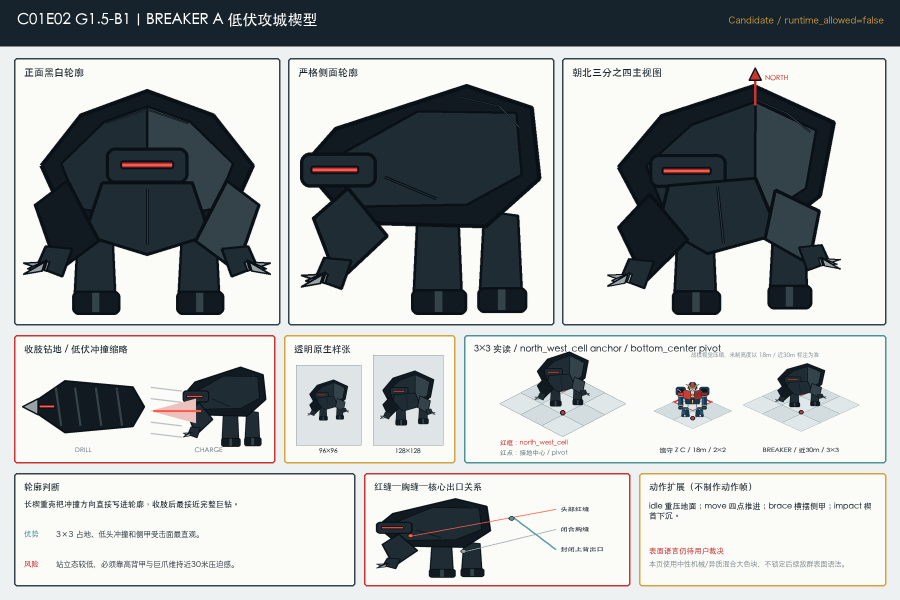
#> input picture docs/superpowers/specs/production/c01-current-demo-v1/art-g1-5/b1-breaker-ground/BREAKER_B1_candidate_A_identity_sheet_1800x1200.png, 1800 x 1200 px, given in place of exec-7ece8686-72b5-4e98-b146-5c7ee675e780.png, which was not available (shown at 1/2 size)
$ python build_p0_sprite_first_evidence.py
#> lines starting #> are read from the running program, lines starting #| are printed output that depends on the picture; after the words box and inside, x2 and y2 are one past the last pixel; in counts of white or black regions, pixels touching at a corner belong together; pictures that were not available may be replaced by others from this repository, and a replacement may not be noted
#!/usr/bin/env python3
"""Build Task 65 P0 evidence from ImageGen-authored visible sources.

Allowed operations only: connected-background removal, white despill at the
alpha edge, crop, pad, one resize per derivative, approved A4 layer
compositing, review-board layout, and mechanical assertions.  This script
does not draw, recolor, complete, or alter any subject geometry.
"""

from __future__ import annotations

from collections import deque
from pathlib import Path

from PIL import Image, ImageChops, ImageDraw, ImageFilter, ImageFont, ImageOps


ROOT = Path("/Users/rayz/Documents/超gag机器人大战")
OUT = ROOT / "docs/superpowers/specs/production/c01-current-demo-v1/art-a9-1a3-sprite-first-master-pilot"
A4 = ROOT / "docs/superpowers/specs/production/c01-current-demo-v1/art-a4-map-b-six-layer"

RAW_GZ = Path("/Users/rayz/.codex/generated_images/01a018f7-b863-7973-9d4e-f11e9982024a/exec-7ece8686-72b5-4e98-b146-5c7ee675e780.png")
RAW_BREAKER = Path("/Users/rayz/.codex/generated_images/01a018f7-b863-7973-9d4e-f11e9982024a/exec-d22713bc-a4f8-4914-aac3-2d8bf9a491c9.png")

CML008 = ROOT / ".superpowers/brainstorm/37837-1782033239/content/guardian-z-user-selected-base.png"
V10X = ROOT / "docs/superpowers/specs/production/art-direction-v0.3/art-delivery/review/guardian_z_collector_e02_lockframe_candidate_v10x.png"
BREAKER_B = ROOT / "docs/superpowers/specs/production/c01-current-demo-v1/art-g1-5/b1-breaker-ground/BREAKER_B1_candidate_B_identity_sheet_1800x1200.png"
BREAKER_X = ROOT / "docs/superpowers/specs/production/c01-current-demo-v1/art-g1-5/b1-breaker-ground/BREAKER_B1_surface_relation_board_1800x1100.png"

GZ_OUT = OUT / "P0_GUARDIAN_Z_Q_SOUTH_IDLE_SOURCE_1024.png"
BREAKER_OUT = OUT / "P0_BREAKER_BX_Q_NORTH_CHARGE_READY_SOURCE_1024.png"
SWEEP_OUT = OUT / "P0_NATIVE_SCALE_SWEEP_A4_1280x720.png"
BOARD_OUT = OUT / "P0_IDENTITY_SOURCE_AND_ANCHOR_BOARD_2400x1350.png"

INK = "#07151b"
PANEL = "#10252d"
PANEL_2 = "#0c1d24"
TEXT = "#edf2ef"
MUTED = "#a9b9ba"
GOLD = "#e5b84f"
CORAL = "#f05f55"
CYAN = "#58c5ca"


def rgba(value: str, alpha: int = 255) -> tuple[int, int, int, int]:
    value = value.lstrip("#")
    return int(value[0:2], 16), int(value[2:4], 16), int(value[4:6], 16), alpha


# [12 lines left out: function font, not called in this run]


def remove_connected_white_background(path: Path) -> Image.Image:
    """Remove only light neutral pixels connected to the canvas boundary."""
    image = Image.open(path).convert("RGB")
#> image is the input picture: PIL image 1800x1200 RGB; mean R, G, B 171.6, 175.2, 176
    width, height = image.size
#> width = 1800; height = 1200
    pixels = image.load()
    seen = bytearray(width * height)
    queue: deque[tuple[int, int]] = deque()

    def is_bg(x: int, y: int) -> bool:
        red, green, blue = pixels[x, y]
        return min(red, green, blue) >= 218 and max(red, green, blue) - min(red, green, blue) <= 30

    def push(x: int, y: int) -> None:
        offset = y * width + x
        if not seen[offset] and is_bg(x, y):
            seen[offset] = 1
            queue.append((x, y))

    for x in range(width):
        push(x, 0)
        push(x, height - 1)
    for y in range(height):
        push(0, y)
        push(width - 1, y)
#> this loop made 1200 passes

    while queue:
        x, y = queue.popleft()
        for nx, ny in ((x - 1, y), (x + 1, y), (x, y - 1), (x, y + 1)):
            if 0 <= nx < width and 0 <= ny < height:
                push(nx, ny)

    alpha = Image.new("L", image.size, 255)
#> alpha: PIL image 1800x1200 L; every value is 255
    ap = alpha.load()
    for y in range(height):
        row = y * width
        for x in range(width):
            if seen[row + x]:
                ap[x, y] = 0

    # Limit edge antialias/despill to the one-pixel foreground band touching
    # the removed white field. Interior white armor remains fully opaque.
    touching_bg = alpha.filter(ImageFilter.MinFilter(3))
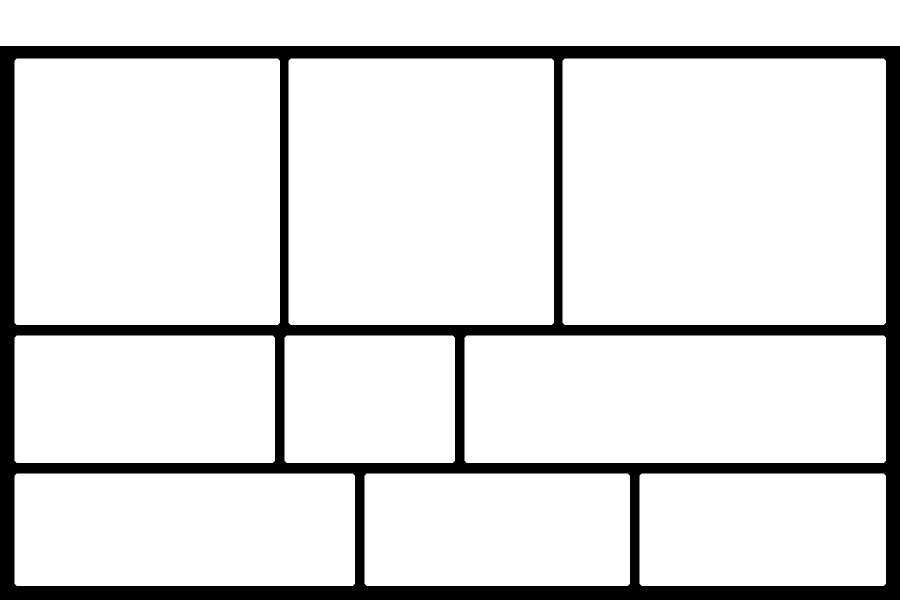
#> touching_bg: PIL image 1800x1200 L (shown at 1/2 size); 87.7% white; 1 black region, box (x1, y1, x2, y2) and area: (0, 92, 1800, 1200) 265463
    band = ImageChops.subtract(alpha, touching_bg)
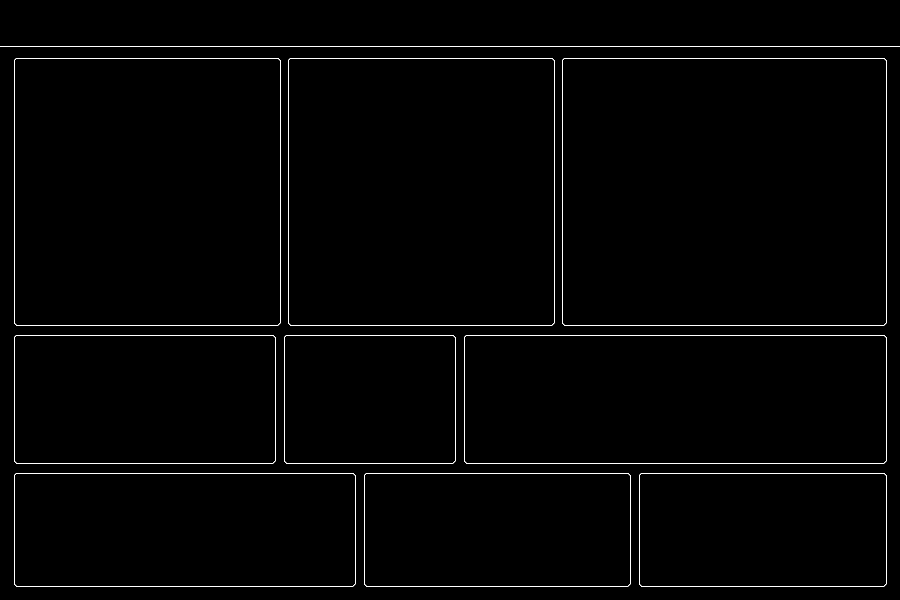
#> band: PIL image 1800x1200 L (shown at 1/2 size); 0.84% white in thin lines or dots
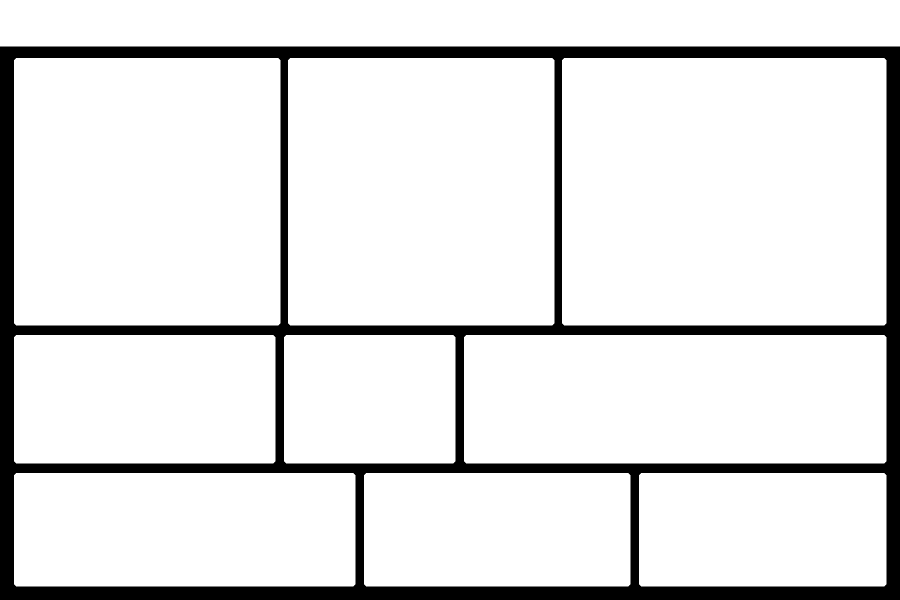
#> alpha: PIL image 1800x1200 L (shown at 1/2 size); 88.6% white; 1 black region, box (x1, y1, x2, y2) and area: (0, 93, 1800, 1200) 247311
    bp = band.load()
    out = image.convert("RGBA")
    op = out.load()
    for y in range(height):
        for x in range(width):
            if ap[x, y] and bp[x, y]:
                red, green, blue = pixels[x, y]
                edge_alpha = max(32, min(255, 255 - min(red, green, blue)))
                if edge_alpha < 245:
                    def unmatte(channel: int) -> int:
                        return max(0, min(255, round((channel * 255 - (255 - edge_alpha) * 255) / edge_alpha)))
                    op[x, y] = (unmatte(red), unmatte(green), unmatte(blue), edge_alpha)
                else:
                    op[x, y] = (red, green, blue, 255)
            elif ap[x, y] == 0:
                op[x, y] = (0, 0, 0, 0)
    return out


def trim(image: Image.Image, padding: int = 0) -> Image.Image:
    bbox = image.getchannel("A").getbbox()
    if not bbox:
        raise RuntimeError("empty alpha source")
    left, top, right, bottom = bbox
    return image.crop((
        max(0, left - padding),
        max(0, top - padding),
        min(image.width, right + padding),
        min(image.height, bottom + padding),
    ))


def one_resize_to_frame(clean: Image.Image, frame_size: int, padding: int) -> Image.Image:
    """Trim raw clean pixels, resize once, then pad into an exact square."""
    subject = trim(clean, 2)
    inner = frame_size - 2 * padding
    scale = min(inner / subject.width, inner / subject.height)
    size = (max(1, round(subject.width * scale)), max(1, round(subject.height * scale)))
    resized = subject.resize(size, Image.Resampling.LANCZOS)
    canvas = Image.new("RGBA", (frame_size, frame_size), (0, 0, 0, 0))
    x = round((frame_size - resized.width) / 2)
    y = frame_size - padding - resized.height
    canvas.alpha_composite(resized, (x, y))
    return canvas


# [8 lines left out: function checkerboard, not called in this run]


def contain(image: Image.Image, width: int, height: int, resample: int = Image.Resampling.LANCZOS) -> Image.Image:
    scale = min(width / image.width, height / image.height)
    return image.resize((max(1, round(image.width * scale)), max(1, round(image.height * scale))), resample)


# [8 lines left out: function place_center, not called in this run]


def project(tile_x: float, tile_y: float) -> tuple[int, int]:
    return round(880 + (tile_x - tile_y) * 40), round(170 + (tile_x + tile_y) * 20)


def cell_polygon(tile_x: int, tile_y: int) -> tuple[tuple[int, int], ...]:
    x, y = project(tile_x, tile_y)
    return ((x, y - 20), (x + 40, y), (x, y + 20), (x - 40, y))


# [23 lines left out: functions draw_footprint, alpha_opacity, alpha_outline, not called in this run]


def paste_bottom_center(canvas: Image.Image, sprite: Image.Image, x: int, y: int) -> None:
    canvas.alpha_composite(sprite, (round(x - sprite.width / 2), y - sprite.height))


def build_scale_sweep(gz_clean: Image.Image, breaker_clean: Image.Image) -> None:
    base = Image.open(A4 / "A4_MAP_B_BASE_2400x1350.png").convert("RGBA")
    buildings = Image.open(A4 / "A4_MAP_B_BUILDINGS_2400x1350.png").convert("RGBA")
    state = Image.open(A4 / "A4_MAP_B_STATE_LAYERS_2400x1350.png").convert("RGBA")
    roofs = Image.open(A4 / "A4_MAP_B_ROOFS_2400x1350.png").convert("RGBA")
    foreground = Image.open(A4 / "A4_MAP_B_FOREGROUND_2400x1350.png").convert("RGBA")

    full = base.copy()
    full.alpha_composite(buildings)
    full.alpha_composite(state)

    footprint = Image.new("RGBA", full.size, (0, 0, 0, 0))
    specs = (
        ("馆守Z SOUTH / 256 / 2x2", gz_clean, 256, 13, 17, 2, GOLD),
        ("BREAKER NORTH / 320 / 3x3", breaker_clean, 320, 17, 12, 3, CORAL),
        ("BREAKER NORTH / 384 / 3x3", breaker_clean, 384, 21, 9, 3, CORAL),
        ("BREAKER NORTH / 448 / 3x3", breaker_clean, 448, 25, 6, 3, CORAL),
    )
    placed: list[tuple[str, int, int, int]] = []
    for label, clean, frame_size, tile_x, tile_y, footprint_size, color in specs:
        anchor_x, anchor_y = draw_footprint(footprint, tile_x, tile_y, footprint_size, color)
        native = one_resize_to_frame(clean, frame_size, max(12, round(frame_size * 0.045)))
        paste_bottom_center(full, native, anchor_x, anchor_y + 8)
        placed.append((label, anchor_x, anchor_y, frame_size))
    full.alpha_composite(footprint)

    # Units must remain legible for size selection while still proving the
    # approved map's real roofs/foreground and their occlusion boundaries.
    occ = Image.alpha_composite(roofs, foreground)
    full.alpha_composite(alpha_opacity(roofs, 0.42))
    full.alpha_composite(alpha_opacity(foreground, 0.42))
    full.alpha_composite(alpha_outline(occ, CYAN))

    crop_box = (560, 300, 1840, 1020)
    canvas = full.crop(crop_box)
    draw = ImageDraw.Draw(canvas, "RGBA")
    draw.rectangle((0, 0, 1280, 58), fill=rgba("#07151b", 238))
    draw.text((22, 12), "TASK 65 P0｜A4 native scale sweep｜tile_half=(40,20)", font=font(25, True), fill=TEXT)
    draw.text((1258, 17), "Candidate / runtime_allowed=false", font=font(17), fill=GOLD, anchor="ra")
    for index, (label, anchor_x, anchor_y, frame_size) in enumerate(placed):
        x = anchor_x - crop_box[0]
        y = max(66, anchor_y - crop_box[1] - frame_size - 30)
        width = 240 if index else 205
        left = max(6, min(1274 - width, x - width // 2))
        draw.rounded_rectangle((left, y, left + width, y + 27), radius=5, fill=rgba("#091a21", 226), outline=rgba(CYAN, 180), width=1)
        draw.text((left + 8, y + 4), label, font=font(14, True), fill=TEXT)
    draw.rounded_rectangle((20, 664, 1260, 710), radius=6, fill=rgba("#07151b", 226), outline=rgba("#42616a"), width=1)
    draw.text((34, 676), "原生帧格按原始ImageGen透明源各自一次缩放；白十字=bottom_center；色菱形=2x2/3x3；屋顶/前景42%+青色轮廓仅作P0可读性证据", font=font(15), fill=MUTED)
    canvas.convert("RGB").save(SWEEP_OUT)


def panel(draw: ImageDraw.ImageDraw, box: tuple[int, int, int, int], title: str, accent: str) -> None:
    draw.rounded_rectangle(box, radius=8, fill=rgba(PANEL), outline=rgba(accent), width=2)
    draw.text((box[0] + 16, box[1] + 12), title, font=font(19, True), fill=TEXT)


# [63 lines left out: functions draw_lines, build_identity_board, assert_outputs, not called in this run]


def main() -> None:
    OUT.mkdir(parents=True, exist_ok=True)
    gz_clean = remove_connected_white_background(RAW_GZ)
    breaker_clean = remove_connected_white_background(RAW_BREAKER)
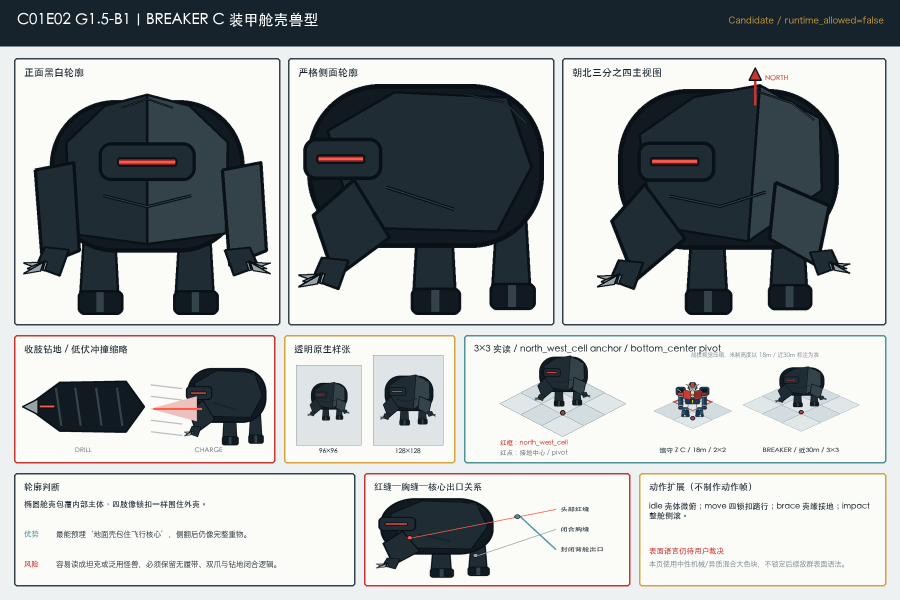
#> input picture docs/superpowers/specs/production/c01-current-demo-v1/art-g1-5/b1-breaker-ground/BREAKER_B1_candidate_C_identity_sheet_1800x1200.png, 1800 x 1200 px, given in place of exec-d22713bc-a4f8-4914-aac3-2d8bf9a491c9.png, which was not available (shown at 1/2 size)
#> in remove_connected_white_background, image is the input picture: PIL image 1800x1200 RGB; mean R, G, B 167.2, 171.1, 172.1

    gz_master = one_resize_to_frame(gz_clean, 1024, 48)
#> in one_resize_to_frame, `canvas = Image.new("RGBA", (frame_size, frame_size), (0, 0, 0, 0))`: canvas: PIL image 1024x1024 RGBA; every value is 0
    breaker_master = one_resize_to_frame(breaker_clean, 1024, 48)
#> call 2 of one_resize_to_frame, with frame_size = 1024, padding = 48
#> call 2 of trim, with padding = 2
#> in trim (call 2), `return image.crop(( max(0, left - padding), max(0, top - padding), min..`:
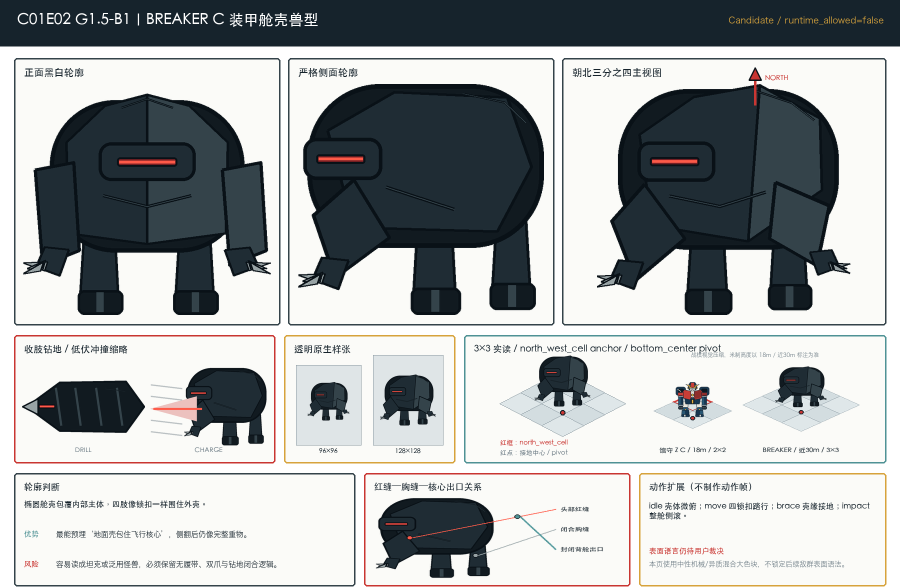
#> returned value: PIL image 1800x1175 RGBA (shown at 1/2 size); mean R, G, B, A 142.7, 146.2, 147.1, 230.2; transparent parts drawn white
#> in one_resize_to_frame (call 2), `resized = subject.resize(size, Image.Resampling.LANCZOS)`:
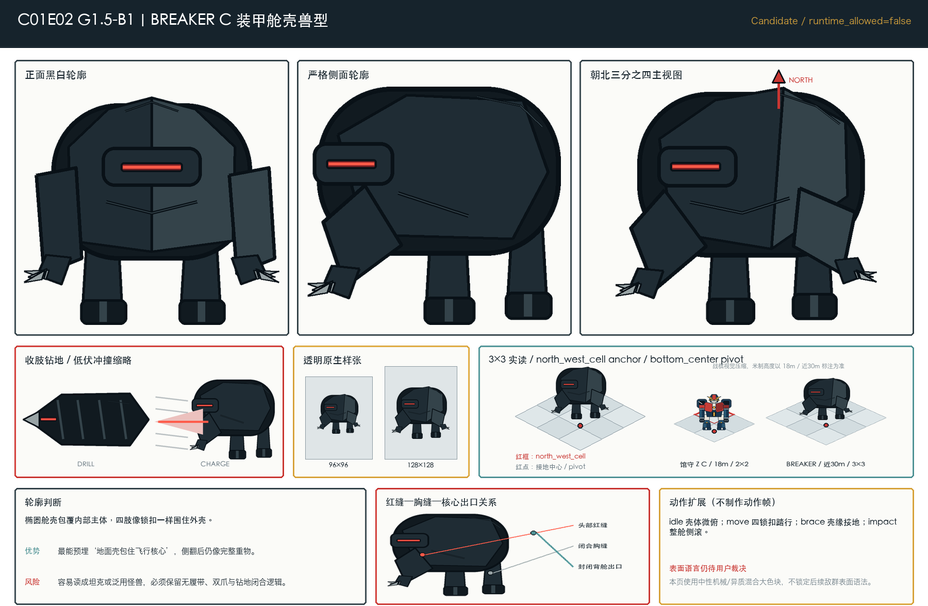
#> resized: PIL image 928x606 RGBA; mean R, G, B, A 144.4, 147.1, 147.6, 230.2; transparent parts drawn white
#> in one_resize_to_frame (call 2), `canvas.alpha_composite(resized, (x, y))`:
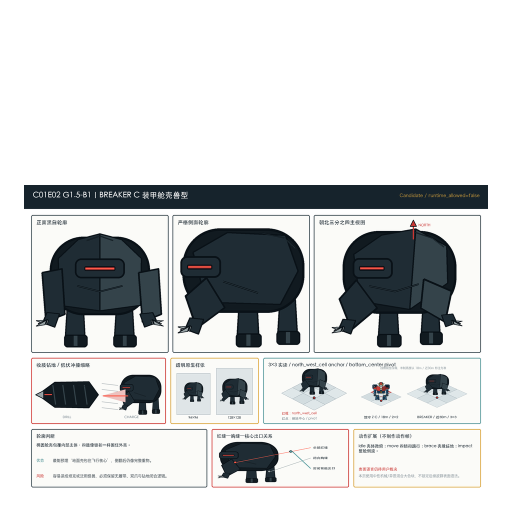
#> canvas: PIL image 1024x1024 RGBA (shown at 1/2 size); mean R, G, B, A 77.5, 78.9, 79.2, 123.4; transparent parts drawn white
    gz_master.save(GZ_OUT)
    breaker_master.save(BREAKER_OUT)

    build_scale_sweep(gz_clean, breaker_clean)
    build_identity_board(gz_master, breaker_master)
    assert_outputs()
    for path in (GZ_OUT, BREAKER_OUT, SWEEP_OUT, BOARD_OUT):
        print(path)


if __name__ == "__main__":
#> (the run stopped early here; a loop or call above may not have finished)
